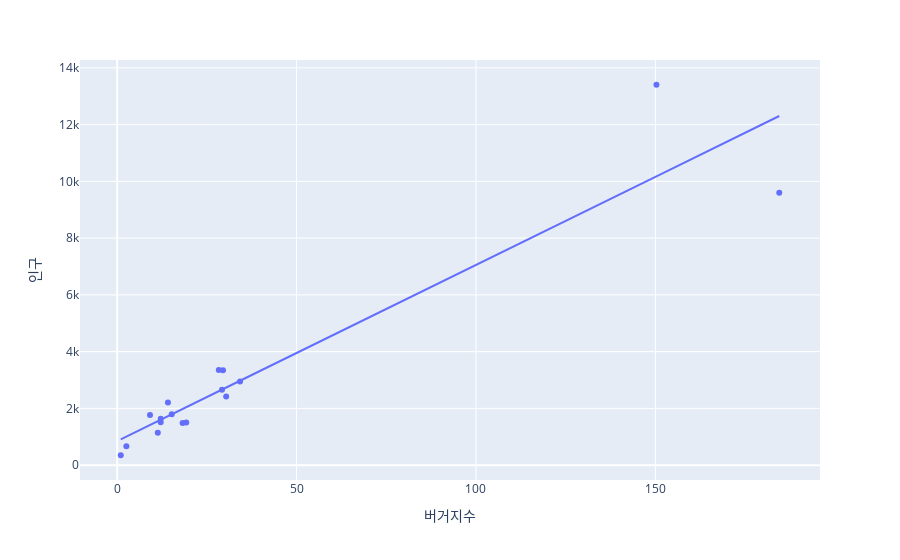

Here is the notebook cell this chart was saved with:
### Code cell
px.scatter(nstore_pop_df, x='버거지수', y='인구', trendline='ols', hover_name='행정구역')

### Figure 1 — Plotly figure (JSON) as saved in the notebook; plotly's stock layout.template omitted (floating-point values rounded to 4 significant figures)
{"data": [{"hovertemplate": "<b>%{hovertext}</b><br><br>버거지수=%{x}<br>인구=%{y}<extra></extra>", "hovertext": ["강원도", "경기도", "경상남도", "경상북도", "광주광역시", "대구광역시", "대전광역시", "부산광역시", "서울특별시", "세종특별자치시", "울산광역시", "인천광역시", "전라남도", "전라북도", "제주특별자치도", "충청남도", "충청북도"], "legendgroup": "", "marker": {"color": "#636efa", "symbol": "circle"}, "mode": "markers", "name": "", "orientation": "v", "showlegend": false, "type": "scatter", "x": [12.13, 150.3, 28.33, 29.22, 18.24, 30.38, 19.25, 29.5, 184.5, 1, 11.32, 34.24, 9.157, 15.21, 2.571, 14.15, 12.14], "xaxis": "x", "y": [1515, 13405, 3350, 2655, 1488, 2419, 1500, 3344, 9602, 349, 1140, 2951, 1764, 1792, 670, 2204, 1632], "yaxis": "y"}, {"hovertemplate": "<b>OLS trendline</b><br>인구 = 62.0755 * 버거지수 + 848.842<br>R<sup>2</sup>=0.887675<br><br>버거지수=%{x}<br>인구=%{y} <b>(trend)</b><extra></extra>", "legendgroup": "", "marker": {"color": "#636efa", "symbol": "circle"}, "mode": "lines", "name": "", "showlegend": false, "type": "scatter", "x": [1, 2.571, 9.157, 11.32, 12.13, 12.14, 14.15, 15.21, 18.24, 19.25, 28.33, 29.22, 29.5, 30.38, 34.24, 150.3, 184.5], "xaxis": "x", "y": [910.9, 1008.0, 1417.0, 1552.0, 1602.0, 1602.0, 1727.0, 1793.0, 1981.0, 2044.0, 2608.0, 2663.0, 2680.0, 2735.0, 2975.0, 10180.0, 12300.0], "yaxis": "y"}], "layout": {"legend": {"tracegroupgap": 0}, "margin": {"t": 60}, "xaxis": {"anchor": "y", "domain": [0, 1], "title": {"text": "버거지수"}}, "yaxis": {"anchor": "x", "domain": [0, 1], "title": {"text": "인구"}}}}
